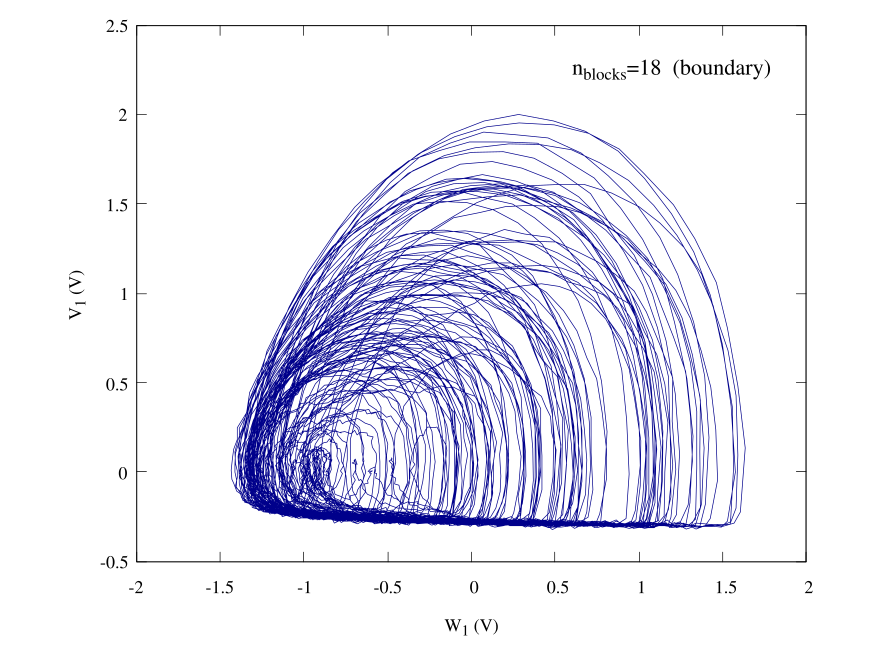

Here is the gnuplot script that generated this plot:
set terminal qt persist
set termoption font "Times,10"
set border lw 0.5

set label at graph 0.65,0.925 "n_{blocks}=18  (boundary)" font ",12"
set xlabel "W_1 (V)"
set ylabel "V_1 (V)"
set size ratio 0.8
set xrange [-2:2]
set yrange [-0.5:2.5]
plot "18_blocks_avg.dat" u ($3*10):($2*10) every ::0::10000 w l notitle lc "dark-blue" lw 0.5
